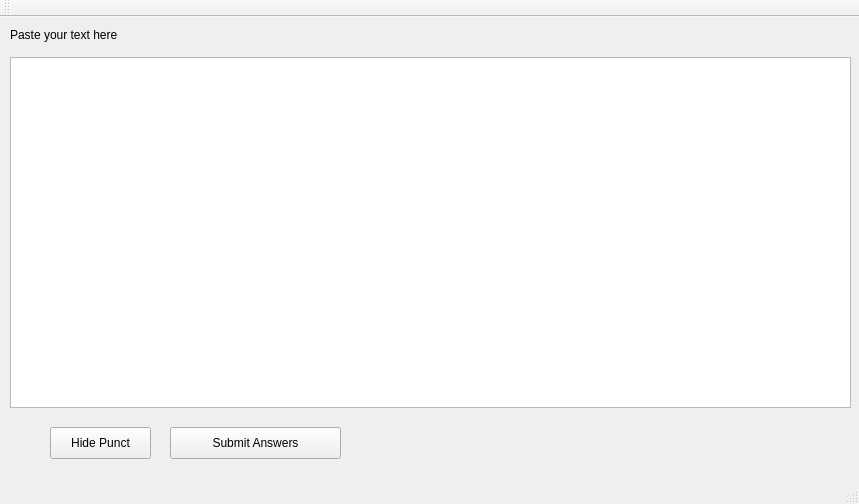
<?xml version="1.0" encoding="UTF-8"?>
<ui version="4.0">
 <class>MainWindow</class>
 <widget class="QMainWindow" name="MainWindow">
  <property name="geometry">
   <rect>
    <x>0</x>
    <y>0</y>
    <width>859</width>
    <height>504</height>
   </rect>
  </property>
  <property name="windowTitle">
   <string>MainWindow</string>
  </property>
  <widget class="QWidget" name="centralWidget">
   <widget class="QPlainTextEdit" name="txtBody">
    <property name="geometry">
     <rect>
      <x>10</x>
      <y>40</y>
      <width>841</width>
      <height>351</height>
     </rect>
    </property>
   </widget>
   <widget class="QLabel" name="label">
    <property name="geometry">
     <rect>
      <x>10</x>
      <y>10</y>
      <width>171</width>
      <height>16</height>
     </rect>
    </property>
    <property name="text">
     <string>Paste your text here</string>
    </property>
   </widget>
   <widget class="QPushButton" name="hidePuncPushButton">
    <property name="geometry">
     <rect>
      <x>50</x>
      <y>410</y>
      <width>101</width>
      <height>32</height>
     </rect>
    </property>
    <property name="text">
     <string>Hide Punct</string>
    </property>
   </widget>
   <widget class="QPushButton" name="submitPushButton">
    <property name="geometry">
     <rect>
      <x>170</x>
      <y>410</y>
      <width>171</width>
      <height>32</height>
     </rect>
    </property>
    <property name="text">
     <string>Submit Answers</string>
    </property>
   </widget>
  </widget>
  <widget class="QMenuBar" name="menuBar">
   <property name="geometry">
    <rect>
     <x>0</x>
     <y>0</y>
     <width>859</width>
     <height>22</height>
    </rect>
   </property>
  </widget>
  <widget class="QToolBar" name="mainToolBar">
   <attribute name="toolBarArea">
    <enum>TopToolBarArea</enum>
   </attribute>
   <attribute name="toolBarBreak">
    <bool>false</bool>
   </attribute>
  </widget>
  <widget class="QStatusBar" name="statusBar"/>
 </widget>
 <layoutdefault spacing="6" margin="11"/>
 <resources/>
 <connections/>
</ui>
